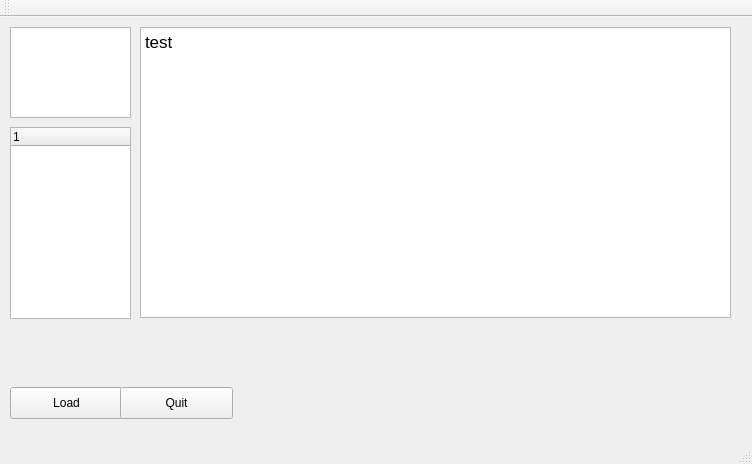
<?xml version="1.0" encoding="UTF-8"?>
<ui version="4.0">
 <class>MainWindow</class>
 <widget class="QMainWindow" name="MainWindow">
  <property name="geometry">
   <rect>
    <x>0</x>
    <y>0</y>
    <width>752</width>
    <height>464</height>
   </rect>
  </property>
  <property name="windowTitle">
   <string>MainWindow</string>
  </property>
  <widget class="QWidget" name="centralWidget">
   <widget class="QListView" name="listView">
    <property name="geometry">
     <rect>
      <x>10</x>
      <y>10</y>
      <width>121</width>
      <height>91</height>
     </rect>
    </property>
   </widget>
   <widget class="QTextBrowser" name="textBrowser">
    <property name="geometry">
     <rect>
      <x>140</x>
      <y>10</y>
      <width>591</width>
      <height>291</height>
     </rect>
    </property>
    <property name="html">
     <string>&lt;!DOCTYPE HTML PUBLIC &quot;-//W3C//DTD HTML 4.0//EN&quot; &quot;http://www.w3.org/TR/REC-html40/strict.dtd&quot;&gt;
&lt;html&gt;&lt;head&gt;&lt;meta name=&quot;qrichtext&quot; content=&quot;1&quot; /&gt;&lt;style type=&quot;text/css&quot;&gt;
p, li { white-space: pre-wrap; }
&lt;/style&gt;&lt;/head&gt;&lt;body style=&quot; font-family:'.SF NS Text'; font-size:13pt; font-weight:400; font-style:normal;&quot;&gt;
&lt;p style=&quot; margin-top:0px; margin-bottom:0px; margin-left:0px; margin-right:0px; -qt-block-indent:0; text-indent:0px;&quot;&gt;test&lt;/p&gt;&lt;/body&gt;&lt;/html&gt;</string>
    </property>
   </widget>
   <widget class="QPushButton" name="pushButton">
    <property name="geometry">
     <rect>
      <x>10</x>
      <y>370</y>
      <width>113</width>
      <height>32</height>
     </rect>
    </property>
    <property name="text">
     <string>Load</string>
    </property>
   </widget>
   <widget class="QPushButton" name="pushButton_2">
    <property name="geometry">
     <rect>
      <x>120</x>
      <y>370</y>
      <width>113</width>
      <height>32</height>
     </rect>
    </property>
    <property name="text">
     <string>Quit</string>
    </property>
   </widget>
   <widget class="QTreeWidget" name="treeWidget">
    <property name="geometry">
     <rect>
      <x>10</x>
      <y>110</y>
      <width>121</width>
      <height>192</height>
     </rect>
    </property>
    <column>
     <property name="text">
      <string notr="true">1</string>
     </property>
    </column>
   </widget>
  </widget>
  <widget class="QMenuBar" name="menuBar">
   <property name="geometry">
    <rect>
     <x>0</x>
     <y>0</y>
     <width>752</width>
     <height>22</height>
    </rect>
   </property>
  </widget>
  <widget class="QToolBar" name="mainToolBar">
   <attribute name="toolBarArea">
    <enum>TopToolBarArea</enum>
   </attribute>
   <attribute name="toolBarBreak">
    <bool>false</bool>
   </attribute>
  </widget>
  <widget class="QStatusBar" name="statusBar"/>
 </widget>
 <layoutdefault spacing="6" margin="11"/>
 <resources/>
 <connections/>
</ui>
